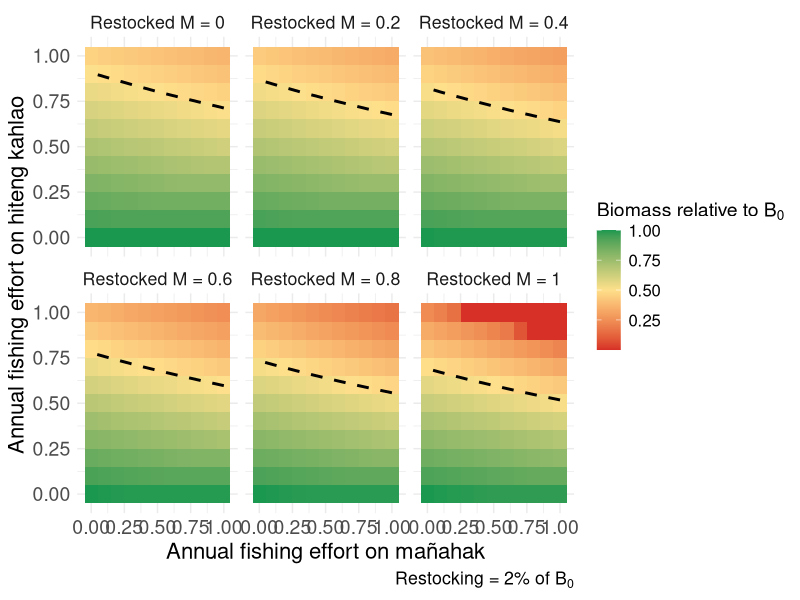
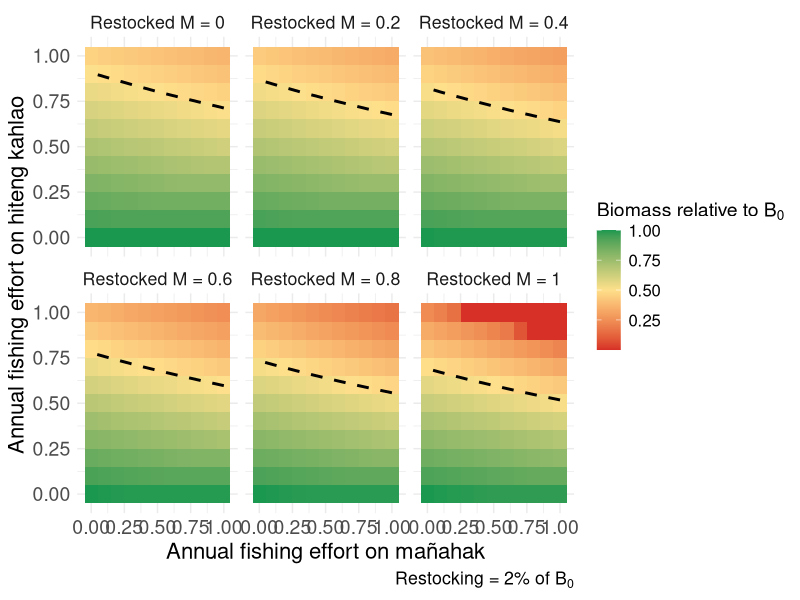
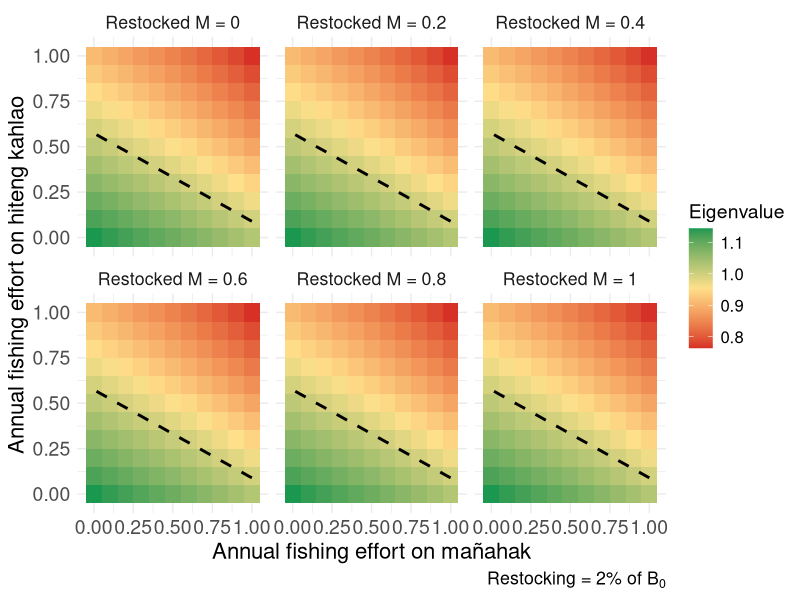

These charts were generated, in order, by the following R code:
library(tidyverse)
library(viridis)

# Parameters
burn_in_time <- 100  # Define burn-in period of 100 timesteps
time_steps <- 200 

#mortality
juvenile_mortality <- 0.9 / 2
subadult_mortality <- 0.54 / 2
adult_mortality <- 0.33 / 2
juvenile_survival_rate <- 1 - juvenile_mortality
subadult_survival_rate <- 1 - subadult_mortality
adult_survival_rate <-  1 - adult_mortality

juvenile_to_subadult_rate <- 1
subadult_to_adult_rate <- 0.5

reproduction_rate <- 2
reproduction_rate_2 <- 1.5

carrying_capacity <- 68
time_steps <- 500

# Parameter ranges
fishing_effort_values <- seq(0, 0.5, by = 0.05)

# Define the range of restocking mortality rates
restocking_mortality_rates <- seq(0, 1, by = 0.2)

#restocking scenario
restocked_juveniles = 1

#Current fishing for burn in
F_current_instantaneous <- 0.09
F_current_discrete <- (1 - exp(-F_current_instantaneous)) / 2
F_current_discrete_juv <- 0.01



run_simulation <- function(F_adults, F_juveniles, restocked_juveniles, restocking_mortality_rate, burn_in_time = 100) {
  juvenile_population <- 10
  subadult_population <- 10
  adult_population <- 10
  
  # Store population over time
  population_over_time <- numeric(time_steps)
  eigenvalues_over_time <- numeric(time_steps) 
  
  for (t in 1:time_steps) {
    if (t <= burn_in_time) {
      # Burn-in period with zero fishing and zero restocking
      # Try burn in with "current" fishing
      F_adults_current <- F_current_discrete #0
      F_juveniles_current <- F_current_discrete_juv #0
      restocking <- 0
    } else {
      # Post burn-in period with specified fishing and restocking
      F_adults_current <- F_adults
      F_juveniles_current <- F_juveniles
      restocking <- restocked_juveniles
    }
    
    if (t %% 2 == 0) {
      current_reproduction_rate <- reproduction_rate
    } else {
      current_reproduction_rate <- reproduction_rate_2
    }
    
    total_population <- juvenile_population + subadult_population + adult_population
    new_juveniles <- adult_population * current_reproduction_rate * (1 - total_population / carrying_capacity)
    surviving_juveniles <- juvenile_population * juvenile_survival_rate * (1 - F_juveniles_current)
    new_subadults <- juvenile_population * juvenile_to_subadult_rate
    surviving_subadults <- subadult_population * subadult_survival_rate
    new_adults <- subadult_population * subadult_to_adult_rate
    surviving_adults <- adult_population * adult_survival_rate * (1 - F_adults_current)
    
    if (t %% 2 == 0) {
      juvenile_population <- max(0, new_juveniles + surviving_juveniles - new_subadults - restocking)
      restocked_dagge <- restocking + (2.35 * (1 - restocking / carrying_capacity))
      
      #restocked_dagge_values[t] <- restocked_dagge  # Store restocked dagge value
      subadult_population <- max(0, new_subadults + surviving_subadults - new_adults + (restocked_dagge* (1 - restocking_mortality_rate)))
    } else {
      juvenile_population <- max(0, new_juveniles + surviving_juveniles - new_subadults)
      subadult_population <- max(0, new_subadults + surviving_subadults - new_adults)
    }
    
    adult_population <- max(0, new_adults + surviving_adults)
    
    # Store total population at each timestep
    total_population <- juvenile_population + subadult_population + adult_population
    population_over_time[t] <- total_population 
    # Construct the population transition matrix
    transition_matrix <- matrix(c(
      0, 0, reproduction_rate + (restocking / carrying_capacity),  # Juvenile production
      juvenile_survival_rate * (1 - F_juveniles_current) * juvenile_to_subadult_rate, 0, 0,  # Juvenile survival to subadult
      0, subadult_survival_rate * subadult_to_adult_rate, adult_survival_rate * (1 - F_adults_current)  # Subadult survival & transition
    ), nrow = 3, byrow = TRUE)
    
    # Compute the dominant eigenvalue (growth rate)
    eigenvalues <- eigen(transition_matrix)$values
    dominant_eigenvalue <- max(Re(eigenvalues))  # Take the real part
    eigenvalues_over_time[t] <- dominant_eigenvalue
    
  }
  
  return(list(
    avg_population_last_20 = mean(population_over_time[(time_steps - 19):time_steps]),
    avg_eigenvalue_last_20 = mean(eigenvalues_over_time[(time_steps - 19):time_steps])
  ))
}
















# Sensitivity analysis loop
all_results <- data.frame()

for (restocking_mortality_rate in restocking_mortality_rates) {
  # Create a dataframe to store results for this restocking mortality rate
  sensitivity_results <- expand.grid(
    F_adults = fishing_effort_values,
    F_juveniles = fishing_effort_values
  ) %>%
    mutate(
      Avg_Total_Population = 0,
      Avg_Eigenvalue = 0  # New column for eigenvalues
    )
  
  # Reference population with zero fishing effort
  reference_population <- run_simulation(
    F_adults = 0,
    F_juveniles = 0,
    restocked_juveniles = 1,
    restocking_mortality_rate = restocking_mortality_rate,
    burn_in_time = 100
  )
  
  for (i in seq_len(nrow(sensitivity_results))) {
    sim_result <- run_simulation(
      F_adults = sensitivity_results$F_adults[i],
      F_juveniles = sensitivity_results$F_juveniles[i],
      restocked_juveniles = restocked_juveniles,
      restocking_mortality_rate = restocking_mortality_rate,
      burn_in_time = 100
    )
    
    sensitivity_results$Avg_Total_Population[i] <- sim_result$avg_population_last_20
    sensitivity_results$Avg_Eigenvalue[i] <- sim_result$avg_eigenvalue_last_20
  }
  
  sensitivity_results <- sensitivity_results %>%
    mutate(
      Relative_Population = Avg_Total_Population / reference_population$avg_population_last_20,
      Restocking_Mortality = restocking_mortality_rate
    )
  
  all_results <- bind_rows(all_results, sensitivity_results)
}

# Custom labeller function for restocking mortality
restocking_labeller <- function(values) {
  paste("Restocked M =", values)
}



# Update the code to use this custom labeller
figure6<-ggplot(all_results, aes(x = F_juveniles*2, y = F_adults*2, fill = Relative_Population)) +
  geom_tile() +
  geom_contour(
    aes(z = Relative_Population), 
    breaks = 0.5, 
    color = "black", 
    linetype = "dashed", 
    linewidth = 1
  ) +
  facet_wrap(
    ~Restocking_Mortality, 
    labeller = labeller(Restocking_Mortality = function(values) restocking_labeller(values))
  ) +
  scale_fill_gradientn(
    colors = c("#d73027", "#fee08b", "#1a9850"), # Color-blind friendly palette
    name = bquote("Biomass relative to"~B[0]),
  ) +
  labs(
    x = "Annual fishing effort on mañahak",
    y = "Annual fishing effort on hiteng kahlao",
    caption = bquote("Restocking = 2% of"~B[0]),
  ) +
  theme_minimal() +
  theme(
    text = element_text(size = 16),
    plot.title = element_text(size = 16),
    axis.title = element_text(size = 16),
    axis.text = element_text(size = 14),
    legend.title = element_text(size = 14),
    legend.text = element_text(size = 12)
  )


figure6

ggsave("~/Desktop/rabbitfish_figure6.png", figure6, width=10, height=8, bg="transparent")


fig6eigen<-ggplot(all_results, aes(x = F_juveniles*2, y = F_adults*2, fill = Avg_Eigenvalue)) +
  geom_tile() +
  geom_contour(
    aes(z = Avg_Eigenvalue), 
    breaks = 1, 
    color = "black", 
    linetype = "dashed", 
    linewidth = 1
  ) +
  facet_wrap(
    ~Restocking_Mortality, 
    labeller = labeller(Restocking_Mortality = function(values) restocking_labeller(values))
  ) +
  scale_fill_gradientn(
    colors = c("#d73027", "#fee08b", "#1a9850"), # Color-blind friendly palette
    name = "Eigenvalue",
  ) +
  labs(
    x = "Annual fishing effort on mañahak",
    y = "Annual fishing effort on hiteng kahlao",
    caption = bquote("Restocking = 2% of"~B[0]),
  ) +
  theme_minimal() +
  theme(
    text = element_text(size = 16),
    plot.title = element_text(size = 16),
    axis.title = element_text(size = 16),
    axis.text = element_text(size = 14),
    legend.title = element_text(size = 14),
    legend.text = element_text(size = 12)
  )


ggsave("~/Desktop/rabbitfish_figure6_eigenversion.png", fig6eigen, width=10, height=8, bg="transparent")















